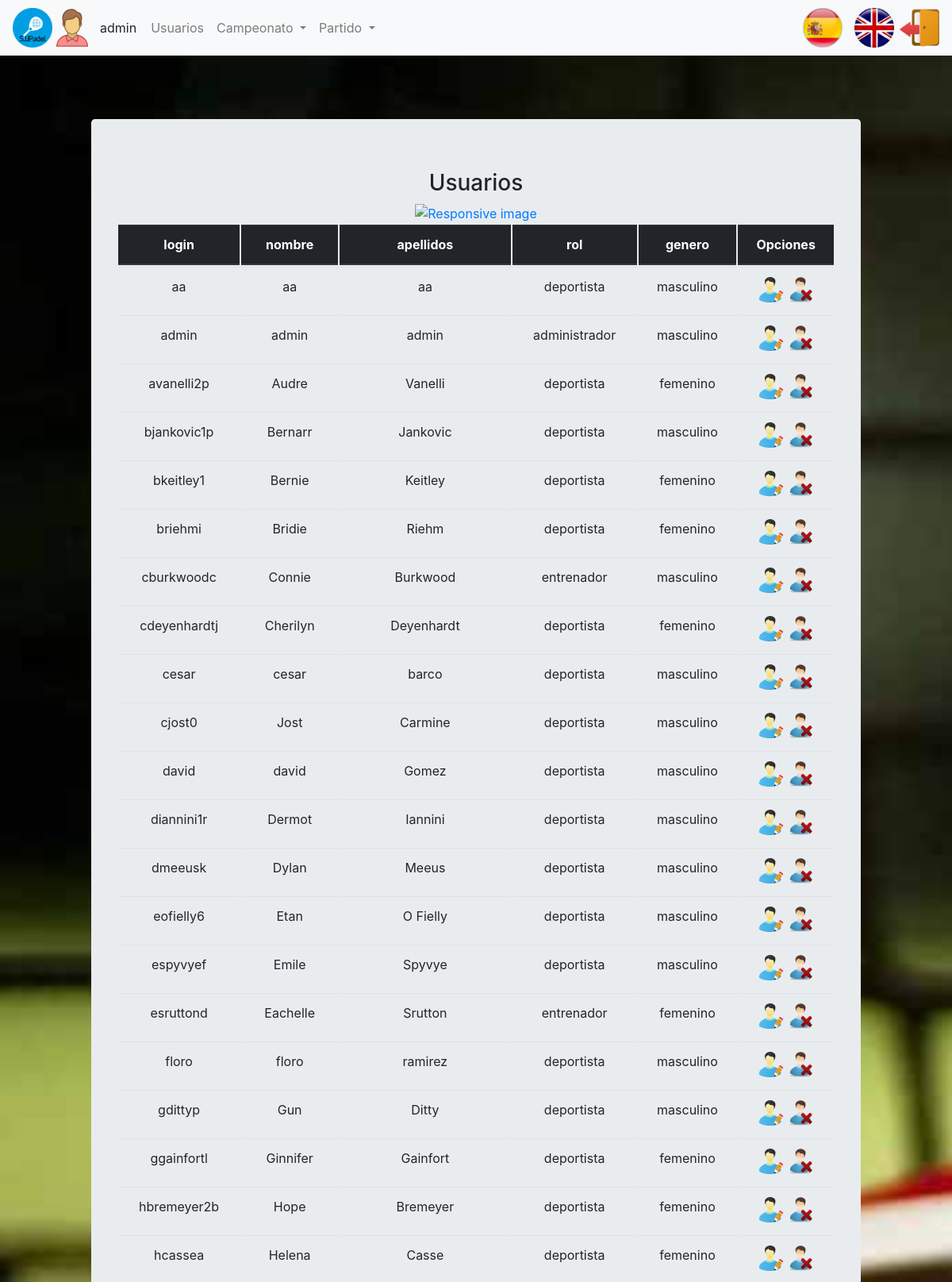
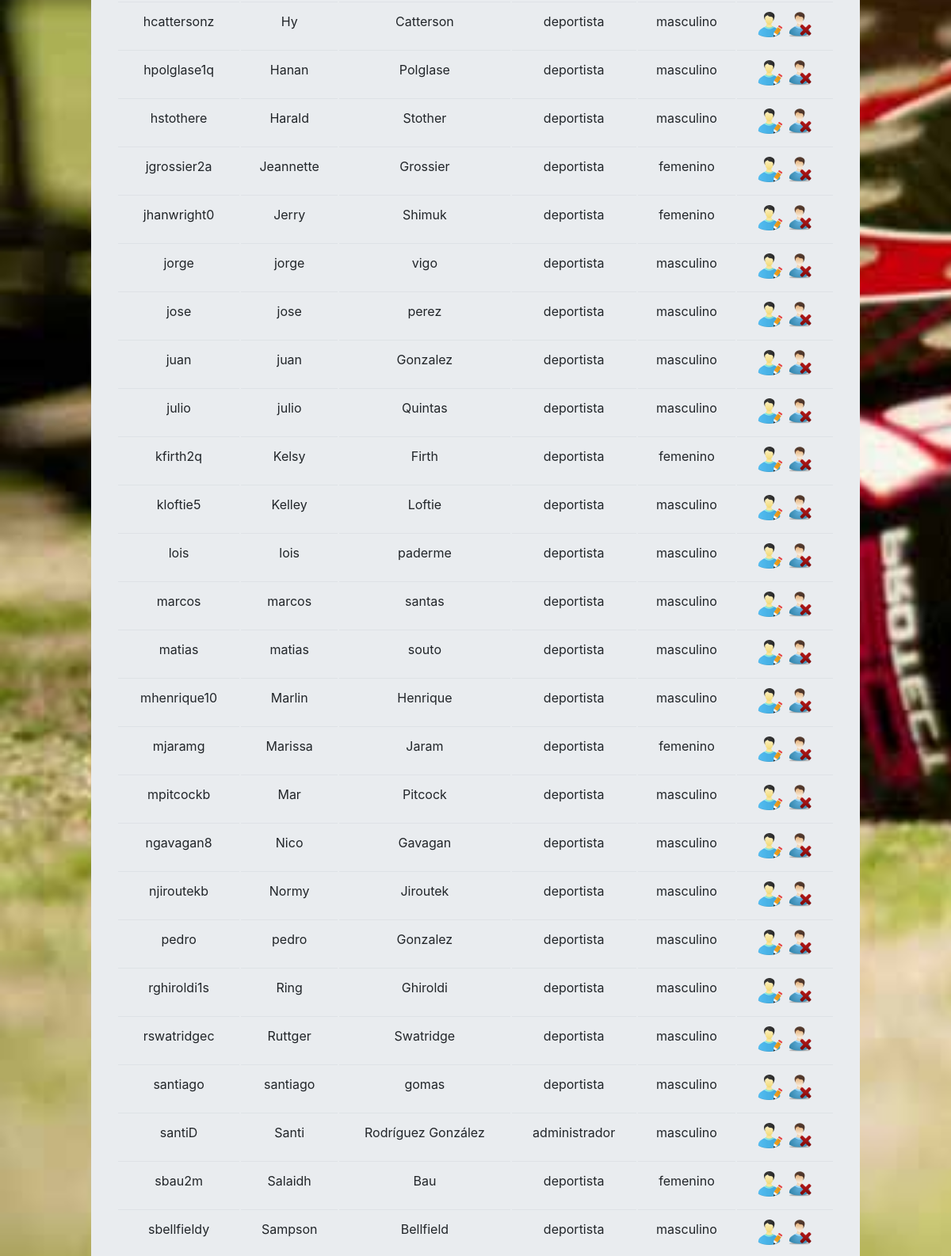
Page /index.php?controller=users&action=showall (signed in, upper part) on the earlier database version (2 pictures, top to bottom).
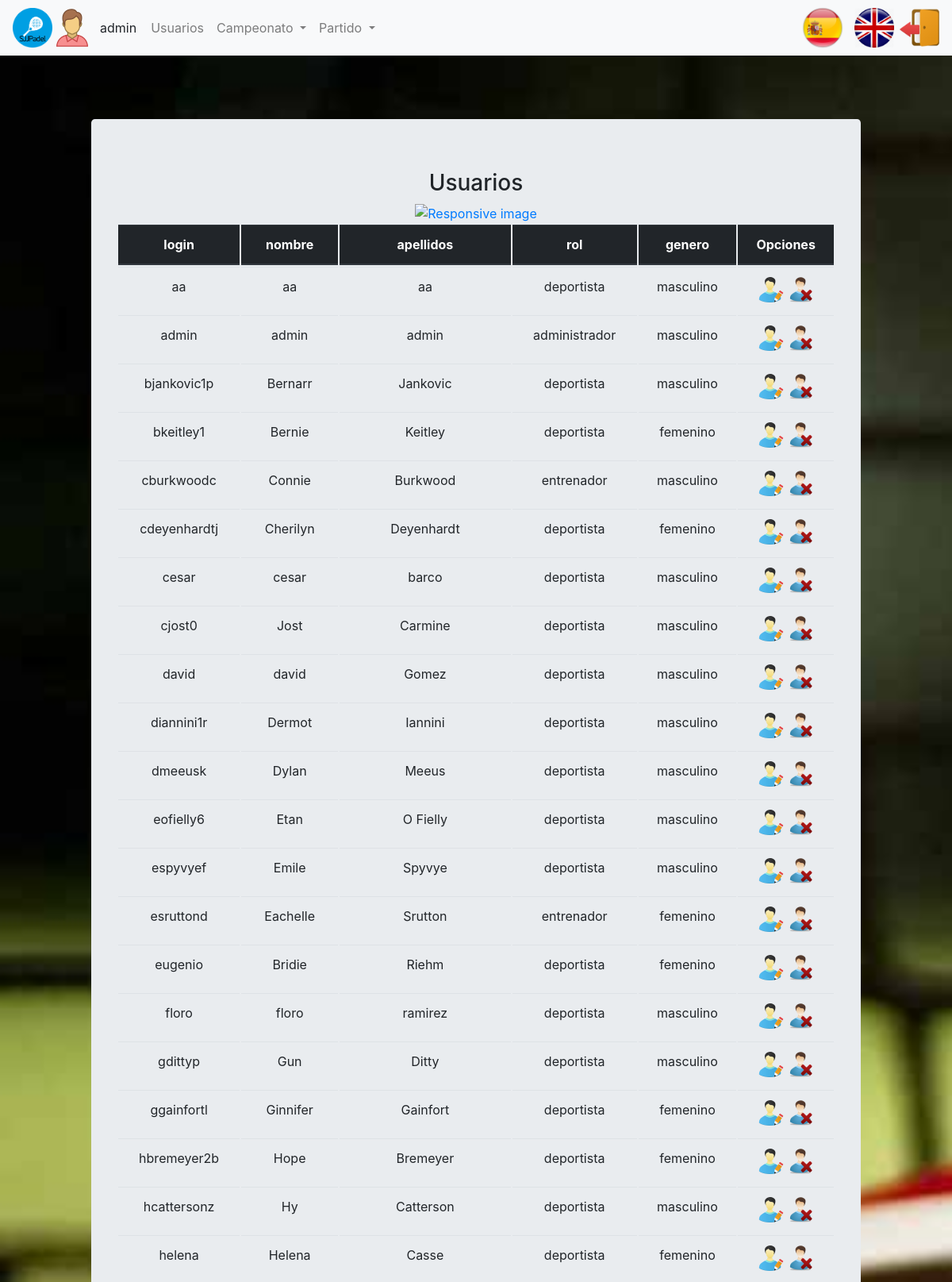
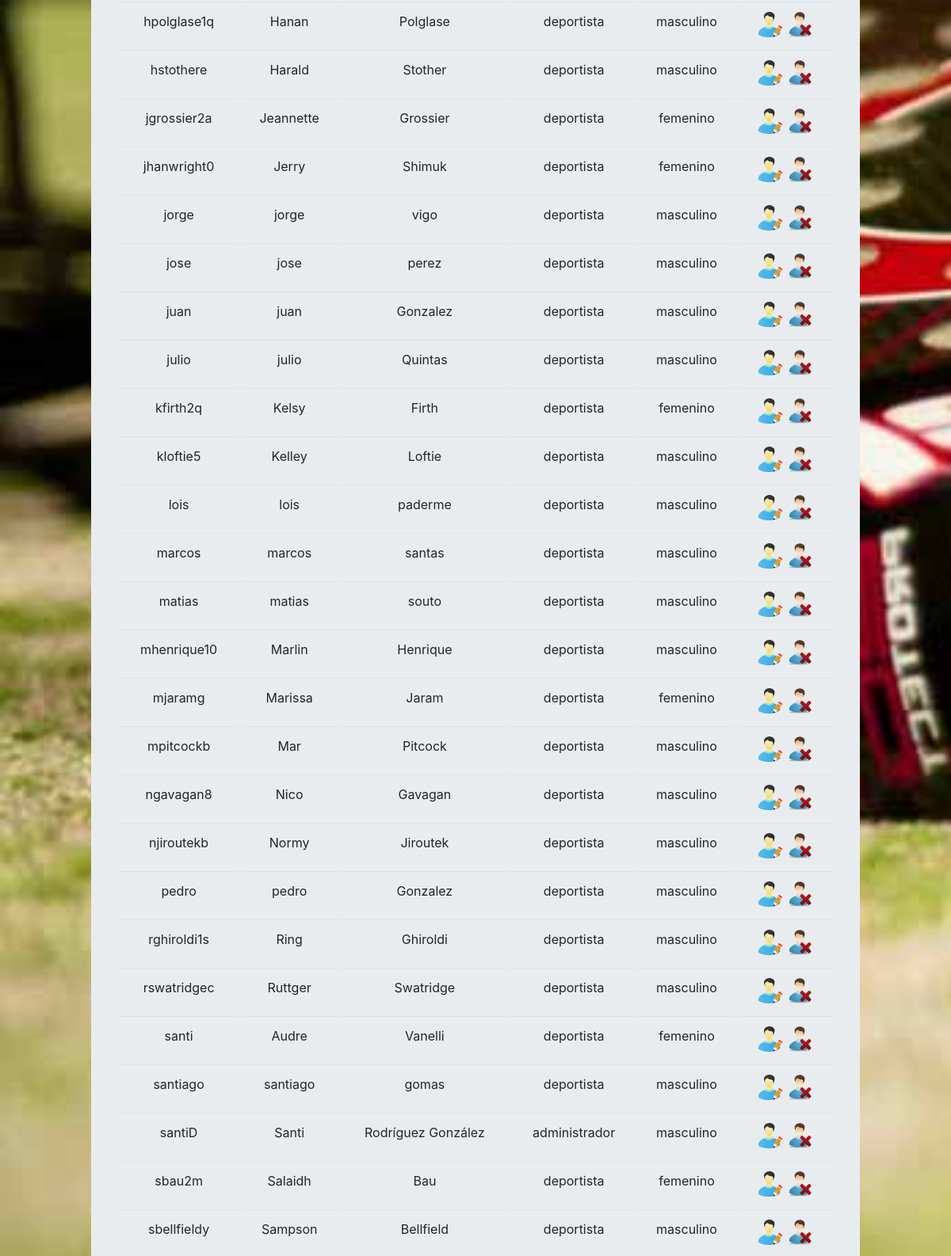
Same page on the later database version (2 pictures, top to bottom).
### tables this page shows
CREATE TABLE `usuario` (
  `login` varchar(20) NOT NULL,
  `nombre` varchar(20) NOT NULL,
  `apellidos` varchar(45) DEFAULT NULL,
  `pass` varchar(20) DEFAULT NULL,
  `rol` char(1) DEFAULT NULL,
  `genero` varchar(10) DEFAULT NULL
);

### core/ViewManager.php (called while the page is built, shortened)
<?php
class ViewManager {
	private $fragmentContents = array();
	private $variables = array();
	private $currentFragment = self::DEFAULT_FRAGMENT;
	private $layout = "default";
	private function saveCurrentFragment() {
		$this->fragmentContents[$this->currentFragment].=ob_get_contents();
	}
	public function moveToFragment($name) {
		$this->currentFragment = $name;
	}
	public function getFragment($fragment, $default="") {
		if (!isset($this->fragmentContents[$fragment])) {
			return $default;
		}
		return $this->fragmentContents[$fragment];
	}
	public function setVariable($varname, $value, $flash=false) {
		$this->variables[$varname] = $value;
	}
	public function getVariable($varname, $default=NULL) {
		if (!isset($this->variables[$varname])) {
			return $default;
		}
		return $this->variables[$varname];
	}
	public function render($controller, $viewname) {
		include(__DIR__."/../view/$controller/$viewname.php");
		$this->renderLayout();
	}
	private function renderLayout() {
		include(__DIR__."/../view/layouts/".$this->layout.".php");
	}
	private static $viewmanager_singleton = NULL;
	public static function getInstance() {
		if (self::$viewmanager_singleton == null) {
			self::$viewmanager_singleton = new ViewManager();
		}
		return self::$viewmanager_singleton;
	}
}

### controller/UsersController.php (called while the page is built, shortened)
<?php
require_once(__DIR__."/../core/ViewManager.php");
require_once(__DIR__."/../core/I18n.php");
require_once(__DIR__."/../model/User.php");
require_once(__DIR__."/../model/UserMapper.php");
require_once(__DIR__."/../controller/BaseController.php");
class UsersController extends BaseController {
	public function __construct() {
		parent::__construct();
	}
	public function showall(){
		$userMapper = new UserMapper();
		$usuarios = $userMapper->getUsuarios();
		$this->view->setVariable("usuarios", $usuarios);
		$this->view->render("users", "showall");
	}
}

### index.php (called while the page is built, shortened)
<?php
function run() {
	try {
		$controller = loadController($_GET["controller"]);
		$actionName = $_GET["action"];
		$controller->$actionName();
	} catch(Exception $ex) {
		die("An exception occured!!!!!".$ex->getMessage());
	}
}
function loadController($controllerName) {
	return new $controllerClassName();
}
run();
?>

### core/I18n.php (called while the page is built, shortened)
<?php
class I18n {
	private $messages;
	public function setLanguage($language) {
		$this->messages = $i18n_messages;
	}
	public function i18n($key) {
		if (isset($this->messages[$key])){
			return $this->messages[$key];
		}else{
			return $key;
		}
	}
	private static $i18n_singleton = null;
	public static function getInstance() {
		if (self::$i18n_singleton == NULL) {
			self::$i18n_singleton = new I18n();
		}
		return self::$i18n_singleton;
	}
}
function i18n($key) {
	return I18n::getInstance()->i18n($key);
}

### model/User.php (called while the page is built, shortened)
<?php
class User {
	private $login;
	private $username;
	private $surname;
	private $rol;
	private $gender;
	public function __construct($login=NULL,$username=NULL,$surname=NULL,$pass=NULL,$rol=NULL,$gender=NULL) {
		$this->login = $login;
		$this->username = $username;
		$this->surname = $surname;
		$this->rol = $rol;
		$this->gender = $gender;
	}
	public function getLogin() {
		return $this->login;
	}
	public function getUsername() {
		return $this->username;
	}
	public function getSurname() {
		return $this->surname;
	}
	public function getRol() {
		return $this->rol;
	}
	public function getGender() {
		return $this->gender;
	}
}

### model/UserMapper.php (called while the page is built, shortened)
<?php
require_once(__DIR__."/../core/PDOConnection.php");
class UserMapper {
	private $db;
	public function __construct() {
		$this->db = PDOConnection::getInstance();
	}
	public function getDatos($login){
		$stmt = $this->db->prepare("SELECT * FROM usuario where login=?");
		$stmt->execute(array($login));
		$toret_db = $stmt->fetchAll(PDO::FETCH_ASSOC);
		$user = null;
		foreach ($toret_db as $datos) {
			$user = new User(
				$datos['login'],
				$datos['nombre'],
				$datos['apellidos'],
				$datos['pass'],
				$datos['rol'],
				$datos['genero']
			);
		}
		return $user;
	}
	public function getUsuarios(){
		$stmt = $this->db->query("SELECT *
								  FROM   usuario");
		$toret_db = $stmt->fetchAll(PDO::FETCH_ASSOC);
		$users = array();
		foreach ($toret_db as $user) {
			array_push($users, new User(
				$user['login'],
				$user['nombre'],
				$user['apellidos'],
				$user['pass'],
				$user['rol'],
				$user['genero']
			));
		}
		return $users;
	}
}

### core/PDOConnection.php (called while the page is built)
<?php
class PDOConnection {
	private static $dbhost = "localhost";
	private static $dbname = "sjjpadel";
	private static $dbuser = "abp";
	private static $dbpass = "abp";
	private static $db_singleton = null;
	public static function getInstance() {
		if (self::$db_singleton == null) {
			self::$db_singleton = new PDO(
			"mysql:host=".self::$dbhost.";dbname=".self::$dbname.";charset=utf8",
			self::$dbuser,
			self::$dbpass,
			array(
				PDO::ATTR_EMULATE_PREPARES => false,
				PDO::ATTR_ERRMODE => PDO::ERRMODE_EXCEPTION
			)
		);
	}
	return self::$db_singleton;
}
}
?>

### controller/BaseController.php (called while the page is built, shortened)
<?php
require_once(__DIR__."/../core/ViewManager.php");
require_once(__DIR__."/../core/I18n.php");
require_once(__DIR__."/../model/User.php");
require_once(__DIR__."/../model/UserMapper.php");
class BaseController {
	public function __construct() {
		if(isset($_SESSION["currentuser"])) {
			$userMapper = new UserMapper();
			$datosUser = $userMapper->getDatos($_SESSION["currentuser"]);
		}
	}
}

### view/users/showall.php (the view, shortened to what the changed rows need)
<?php
require_once(__DIR__."/../../core/ViewManager.php");
$view = ViewManager::getInstance();
$usuarios = $view->getVariable("usuarios");
$cabecera = array("login","name","surname","rol","gender");
?>
  <table class="table">
  <thead class="thead-dark">
    <tr>
      <?php foreach($cabecera as $valor) { ?>
        <th scope="col">
          <?php echo i18n($valor); ?>
        </th>
      <?php } ?>
      <th scope="col" colspan="2">
        <?= i18n("Options"); ?>
      </th>
    </tr>
  </thead>
  <tbody>
      <?php foreach($usuarios as $user) { ?>
        <tr>
            <td>
              <?php echo $user->getLogin() ; ?>
            </td>
            <td>
              <?php echo $user->getUsername() ; ?>
            </td>
            <td>
              <?php echo $user->getSurname() ; ?>
            </td>
            <td>
              <?php echo i18n($user->getRol()) ; ?>
            </td>
            <td>
              <?php echo i18n($user->getGender()) ; ?>
            </td>
          <td>
            <a href="index.php?controller=users&amp;action=edit&amp;login=<?php echo $user->getLogin() ?>">
              <img src="images/editar.png" class="img-fluid" alt="Responsive image">
            </a>
            <a href="index.php?controller=users&amp;action=delete&amp;login=<?php echo $user->getLogin() ?>">
              <img src="images/eliminar.png" class="img-fluid" alt="Responsive image">
            </a>
          </td>
        <tr>
      <?php } ?>
  </tbody>
</table>

### view/layouts/default.php (shortened to what the changed rows need)
<?php
$view = ViewManager::getInstance();
$currentuser = $view->getVariable("currentusername");
$currentGender = $view->getVariable("currentGender");
?>
<!DOCTYPE html>
<html lang="en">
<head>
	<link rel="stylesheet" href="https://maxcdn.bootstrapcdn.com/bootstrap/4.0.0/css/bootstrap.min.css">
	<link rel="stylesheet" href="https://use.fontawesome.com/releases/v5.5.0/css/all.css">
	<link rel="stylesheet" href="css/style.css" type="text/css">
</head>
<body>
	<nav class="navbar navbar-expand-lg navbar-light bg-light">
		<img class="img-circle icono" src="images/icono.png">
		<?php if (isset($currentuser)): ?>
			<img class="icono" src="images/<?php echo $currentGender; ?>.png">
			<span class="username">
				<?= sprintf(i18n("%s"), $currentuser) ?>
			</span>
		<?php endif ?>
		<div class="collapse navbar-collapse" id="navbarSupportedContent">
			<ul class="navbar-nav mr-auto">
			</ul>
		</div>
		<li class="nav-item">
			<?php include(__DIR__."/language_select_element.php"); ?>
		</li>
		<li class="nav-item">
			<?php if (isset($currentuser)): ?>
				<a 	href="index.php?controller=users&amp;action=logout">
				</a>
				<?php else: ?>
					<a href="index.php?controller=users&amp;action=login">
						<img src="images/entrar.png" class="rounded icono" alt="Imágenes responsive">
					</a>
				<?php endif ?>
			</li>
		</nav>
		<div class="container">
			<div class="jumbotron">
				<?= $view->getFragment(ViewManager::DEFAULT_FRAGMENT) ?>
			</div>
		</div>
		</body>
		</html>

Differences in the rows shown:
removed usuario: login "avanelli2p", nombre "Audre", apellidos "Vanelli", rol "deportista", genero "femenino"
removed usuario: login "briehmi", nombre "Bridie", apellidos "Riehm", rol "deportista", genero "femenino"
removed usuario: login "hcassea", nombre "Helena", apellidos "Casse", rol "deportista", genero "femenino"
added usuario: login "eugenio", nombre "Bridie", apellidos "Riehm", rol "deportista", genero "femenino"
added usuario: login "helena", nombre "Helena", apellidos "Casse", rol "deportista", genero "femenino"
added usuario: login "santi", nombre "Audre", apellidos "Vanelli", rol "deportista", genero "femenino"
